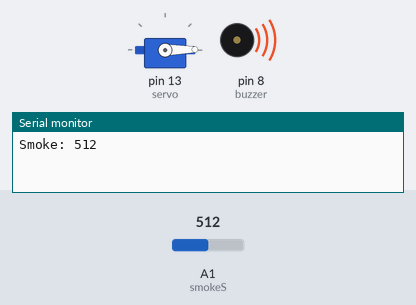
The sketch below on a simulated Arduino Mega 2560, built with avr-gcc and run on an emulated ATmega2560. Shown: servo, buzzer (waves = sounding), the last lines printed to the serial monitor. The inputs (shaded band) are chosen by the test bench; at power-on: A1 (smokeS) = 512. The modem accepts every AT command (registered, SIM ready, sends succeed) and sends nothing else.

Above: at 1.3 s.
1.4 s: A1 (smokeS) set to 338
6.4 s: A1 (smokeS) set to 311
At 9.5 s:
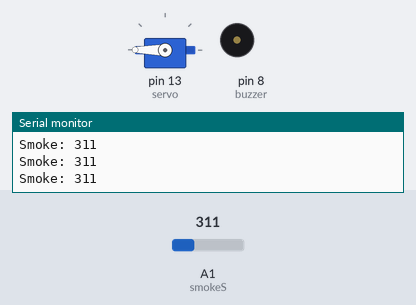
11.4 s: A1 (smokeS) set to 330
At 12.7 s:
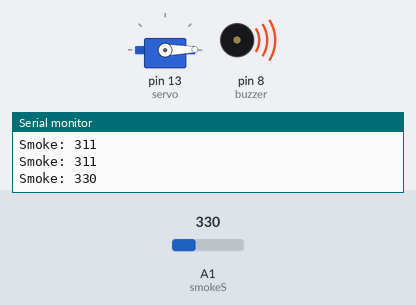
16.4 s: A1 (smokeS) set to 310
At 20.5 s:
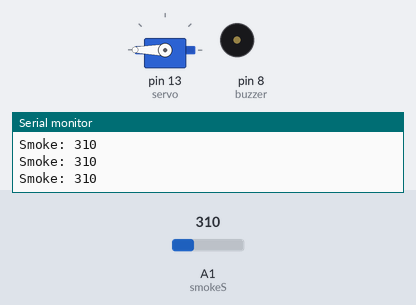
Timing chart, 0 to 22.0 s (numbered marks = the images above; inputs shaded):
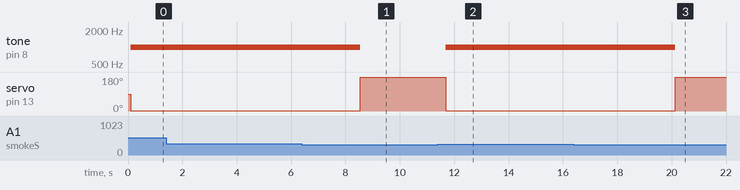

Measured:
- the behaviour switches between 321 and 320 on A1 (smokeS) (found by bisection; images 0 and 1)
- after the input at 6.4 s, tone on pin 8 (buzzer): 1000 Hz → silent after 2.1 s; servo on pin 13 (servo): 1° → 180° after 2.1 s
- after the input at 11.4 s, tone on pin 8 (buzzer): silent → 1000 Hz after 0.29 s; servo on pin 13 (servo): 180° → 1° after 0.29 s
- after the input at 16.4 s, tone on pin 8 (buzzer): 1000 Hz → silent after 3.7 s; servo on pin 13 (servo): 1° → 180° after 3.7 s

The sketch:

SendingSms.ino
```cpp
#include <SoftwareSerial.h>
#include <Servo.h>

SoftwareSerial mySerial(9, 10); // gsm module connected here
String textForSMS;
int smokeS = A1; // smoke / gas  sensor connected with analog pin A1 of the arduino / mega.
int data = 0;
int redLed = 2;
int greenLed = 3;
int servoPin = 13;
int buzzer =8;
Servo servo;

void setup() {


  randomSeed(analogRead(0));

  mySerial.begin(9600);   // Setting the baud rate of GSM Module
  Serial.begin(9600);    // Setting the baud rate of Serial Monitor (Arduino)
  delay(100);
  pinMode(smokeS, INPUT);
  servo.attach(13);

}

void loop() {

  data = analogRead(smokeS);

  Serial.print("Smoke: ");
  Serial.println(data);


     if ( data > 320) //
  {
digitalWrite(redLed, HIGH);
    digitalWrite(greenLed, LOW);
    tone(buzzer, 1000, 20000);
 servo.write(1);
    delay(355);

       textForSMS =  "\nGas Or Smoke Detected";
  sendSMS(textForSMS);
  Serial.println(textForSMS);
  Serial.println("message sent.");

delay(500);

  }

     else
     {
       delay(350);
  digitalWrite(redLed, LOW);
    digitalWrite(greenLed, HIGH);
    noTone(buzzer);
   servo.write(200);

  }}


void sendSMS(String message)
{
 mySerial.println("AT+CMGF=1");    //Sets the GSM Module in Text Mode
     delay(1000);  // Delay of 1 second
     mySerial.println("AT+CMGS=\"+PhoneNumberHereWithCountryCode\"\r"); // Replace x with mobile number
     delay(1000);
     mySerial.println("ALERT!!! CNG gas leakage");// The SMS text you want to send
     delay(100);
     mySerial.println((char)26);// ASCII code of CTRL+Z for saying the end of sms to  the module
      delay(1000);

}
```
